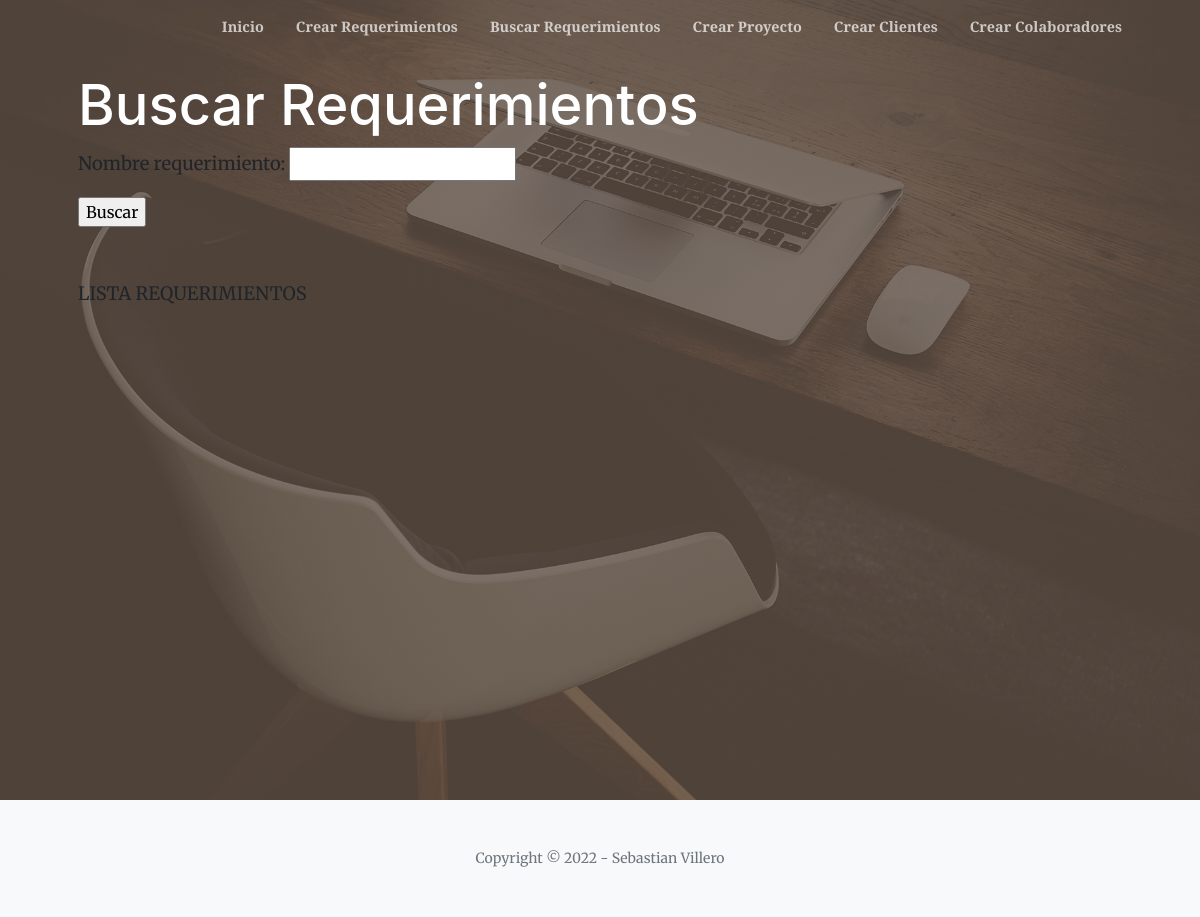
/inicio/requerimientos/, run on an earlier commit of the app's database.
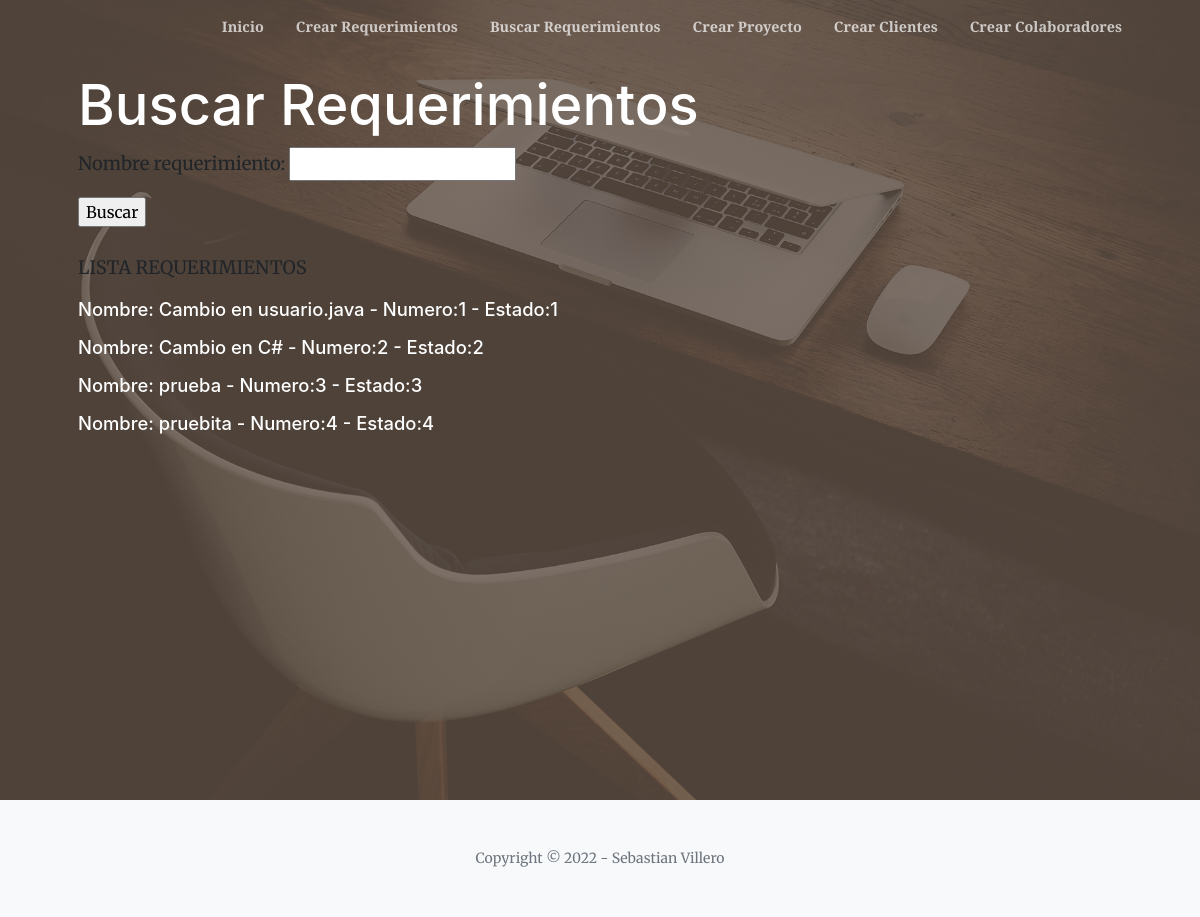
And on a later commit of the database.
### appentrega/models.py (models this page shows, shortened)
class Requerimiento(models.Model):
    numero = models.IntegerField()
    estado = models.IntegerField()
    nombre = models.CharField(max_length=50)
    solicitud = models.CharField(max_length=100)
    fecha_alta = models.DateField(blank=True, null=True)
    fecha_cierre = models.DateField(blank=True, null=True)

### appentrega/views.py (the view)
# urls.py: path("requerimientos/",requerimientos, name='requerimientos'),
def requerimientos(request):
    listado_requerimientos = Requerimiento.objects.all()
    if request.GET.get('nombre_requerimiento'):
        formulario = FormularioBusqueda(request.GET)
        if formulario.is_valid():
            data = formulario.cleaned_data
            listado_requerimientos = Requerimiento.objects.filter(nombre__icontains = data['nombre_requerimiento'])
        return render(request, "appentrega/requerimientos.html", {'requerimientos':listado_requerimientos,'formulario':formulario})
    else:
        formulario = FormularioBusqueda()
        return render(request, "appentrega/requerimientos.html", {'requerimientos':listado_requerimientos, 'formulario':formulario})

### appentrega/forms.py
class FormularioBusqueda(Form):
    nombre_requerimiento = CharField(max_length=50)

### appentrega/templates/appentrega/requerimientos.html (shortened to what this page needs)
{% extends 'appentrega/base.html' %}
{% block titulo2 %}  Buscar Requerimientos {% endblock titulo2 %}
{% block lista %}
    <p> </br>LISTA REQUERIMIENTOS </br></p>
{% endblock lista %}
{% block listado_requerimientos %}
    {% for requerimiento in requerimientos %}
            <p> Nombre: {{requerimiento.nombre}} - Numero:{{requerimiento.numero}} - Estado:{{requerimiento.estado}} </p>
    {% endfor %}
{% endblock listado_requerimientos%}
{% block busqueda %}
    <div>
        <form method="get" >{% csrf_token %}
            {{formulario.as_p}}
            <input type="submit" value="Buscar">
        </form>
    </div>
{% endblock %}

What changed in the data, as far as the page shows it:
added Requerimiento: nombre "Cambio en usuario.java", numero "1", estado "1"
added Requerimiento: nombre "Cambio en C#", numero "2", estado "2"
added Requerimiento: nombre "prueba", numero "3", estado "3"
added Requerimiento: nombre "pruebita", numero "4", estado "4"
